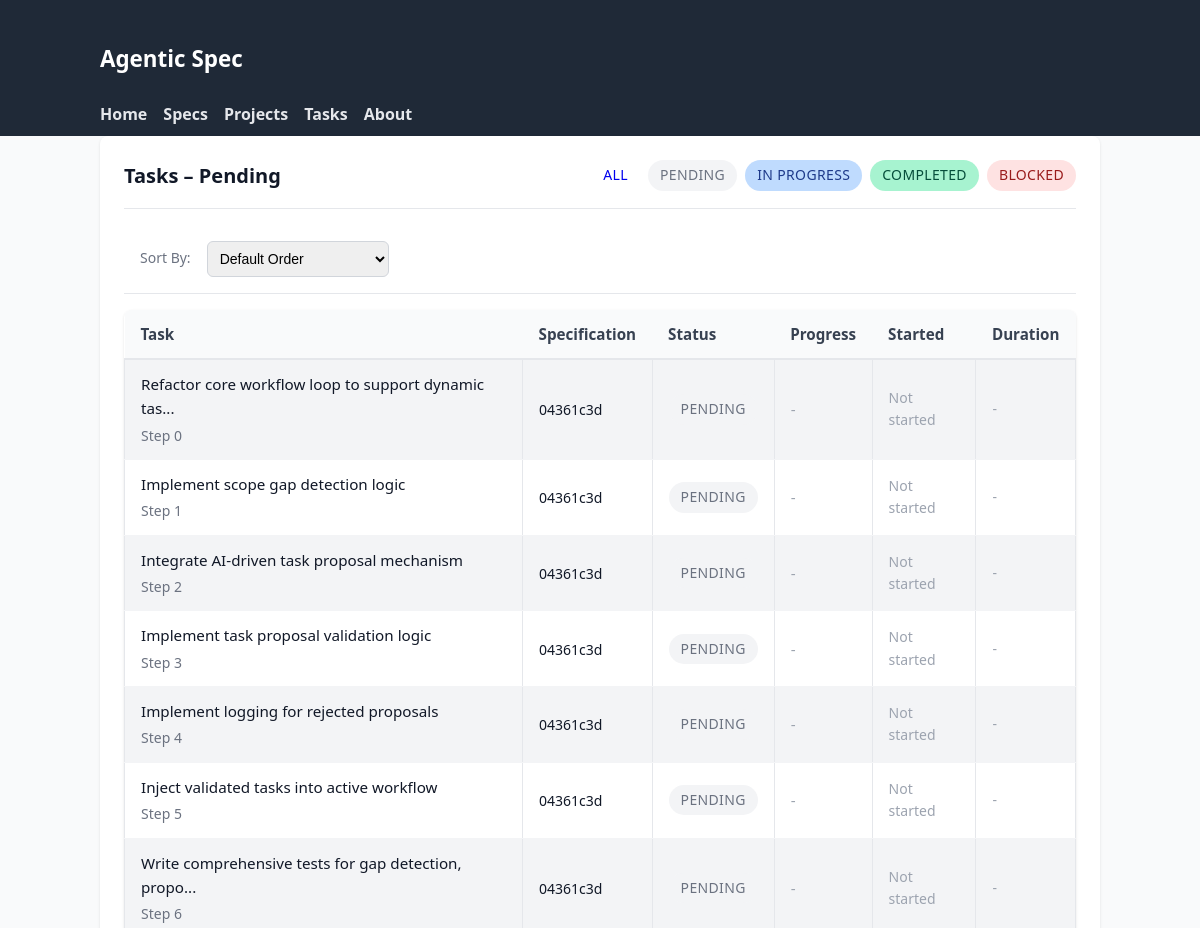
Page /tasks?status=pending (upper part) on the earlier database version.
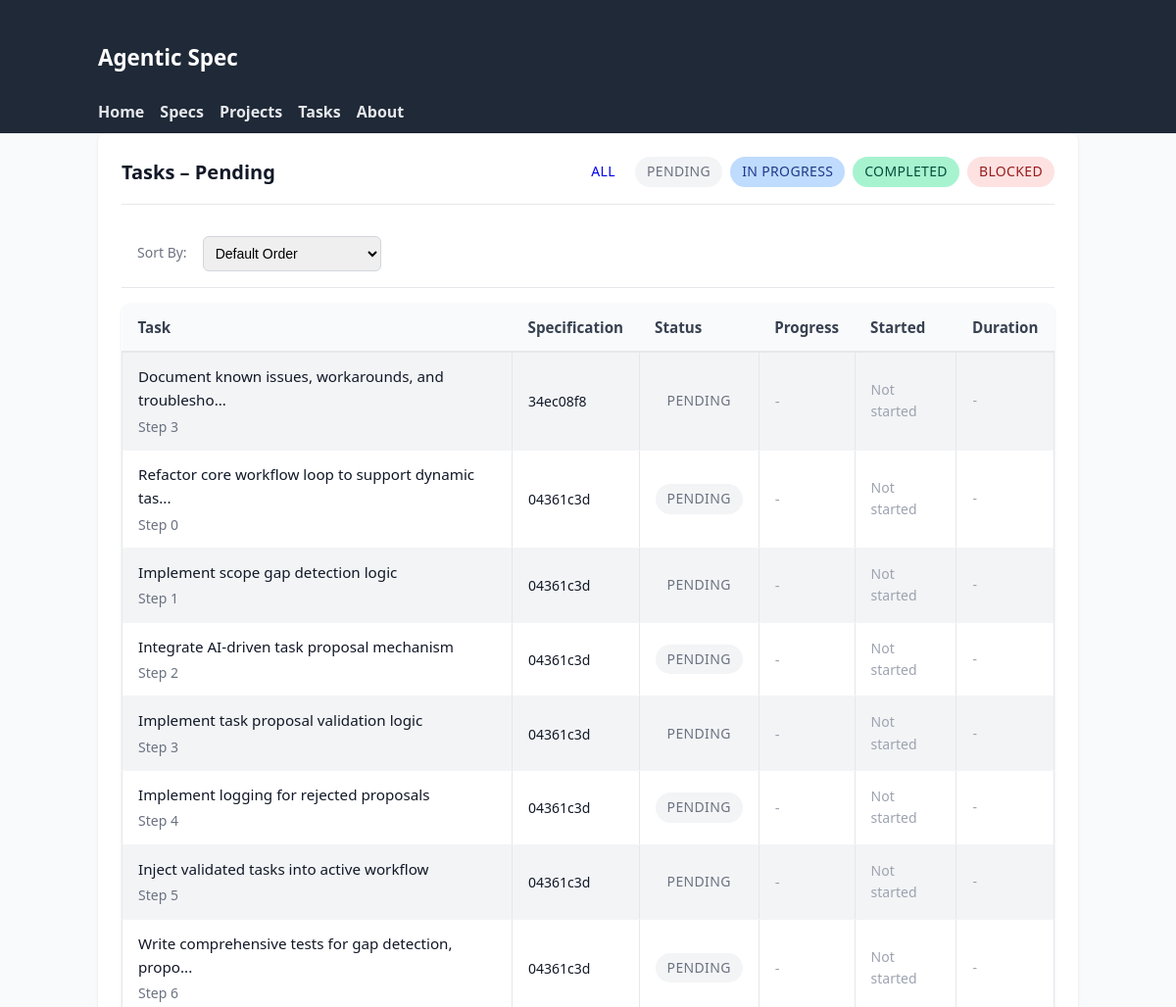
Same page on the later database version.
### tables this page shows
CREATE TABLE tasks (
                id TEXT PRIMARY KEY,
                spec_id TEXT NOT NULL,
                step_index INTEGER NOT NULL,
                task TEXT NOT NULL,
                details TEXT NOT NULL,
                files TEXT NOT NULL,
                acceptance TEXT NOT NULL,
                estimated_effort TEXT NOT NULL,
                sub_spec_id TEXT,
                decomposition_hint TEXT,
                status TEXT DEFAULT 'pending',
                started_at TIMESTAMP,
                completed_at TIMESTAMP,
                time_spent_minutes INTEGER,
                completion_notes TEXT,
                blockers TEXT DEFAULT '[]',
                -- Enhanced tracking fields
                is_completed BOOLEAN DEFAULT FALSE,
                assigned_to TEXT DEFAULT 'unassigned',
                priority INTEGER DEFAULT 5,
                last_accessed TIMESTAMP,
                estimated_completion_date TIMESTAMP,
                actual_effort_minutes INTEGER,
                dependencies TEXT DEFAULT '[]',
                -- Lifecycle timestamps
                blocked_at TIMESTAMP,
                unblocked_at TIMESTAMP,
                approved_at TIMESTAMP,
                rejected_at TIMESTAMP,
                FOREIGN KEY (spec_id) REFERENCES specifications (id) ON DELETE CASCADE
            );

### agentic_spec/web_ui.py (the view)
@app.get("/tasks", response_class=HTMLResponse)
async def list_tasks(
    request: Request,
    status: str | None = None,
    spec_id: str | None = None,
    project: str | None = None,
    start_date: str | None = None,
    end_date: str | None = None,
):
    def _parse_date(date_str: str | None) -> datetime | None:
        if not date_str:
            return None
        try:
            return datetime.fromisoformat(date_str)
        except ValueError:
            return None
    start_dt = _parse_date(start_date)
    end_dt = _parse_date(end_date)
    async with await get_db_manager() as manager:
        candidate_tasks: list[TaskDB] = []
        if spec_id:
            candidate_tasks = await manager.backend.get_tasks_for_spec(spec_id)
        else:
            specs: list[SpecificationDB] = await manager.backend.list_specifications()
            if project:
                specs = [s for s in specs if s.context.get("project") == project]
            for spec in specs:
                spec_tasks = await manager.backend.get_tasks_for_spec(spec.id)
                candidate_tasks.extend(spec_tasks)
        if status:
            candidate_tasks = [t for t in candidate_tasks if t.status.value == status]
        if start_dt:
            candidate_tasks = [
                t for t in candidate_tasks if t.started_at and t.started_at >= start_dt
            ]
        if end_dt:
            candidate_tasks = [
                t for t in candidate_tasks if t.started_at and t.started_at <= end_dt
            ]
        candidate_tasks.sort(key=lambda t: t.started_at or datetime.min, reverse=True)
        ctx = base_context(request, title="Tasks")
        ctx.update(
            {
                "tasks": candidate_tasks,
                "filters": {
                    "status": status,
                    "spec_id": spec_id,
                    "project": project,
                    "start_date": start_date,
                    "end_date": end_date,
                },
            }
        )
        return templates.TemplateResponse("task_list.html", ctx)

### agentic_spec/web_templates/task_list.html (shortened to what this page needs)
{% extends 'base.html' %}
{% block content %}
<div class="card">
  <div class="card-header">
    <h2 class="card-title">Tasks{% if filters.status %} – {{ filters.status|capitalize }}{% endif %}</h2>
    <div style="display: flex; gap: 0.5rem; flex-wrap: wrap;">
      <a href="/tasks" class="status-badge {% if not filters.status %}pending{% endif %}" style="text-decoration: none;">All</a>
      <a href="/tasks?status=pending" class="status-badge pending" style="text-decoration: none;">Pending</a>
      <a href="/tasks?status=in_progress" class="status-badge in_progress" style="text-decoration: none;">In Progress</a>
      <a href="/tasks?status=completed" class="status-badge completed" style="text-decoration: none;">Completed</a>
      <a href="/tasks?status=blocked" class="status-badge blocked" style="text-decoration: none;">Blocked</a>
    </div>
  </div>
  <div style="display: flex; gap: 1rem; padding: 1rem; border-bottom: 1px solid #e5e7eb; align-items: center;">
    <label for="task-sort-by" style="font-size: 0.875rem; color: #6b7280;">Sort By:</label>
    <select id="task-sort-by" style="padding: 0.5rem; border: 1px solid #d1d5db; border-radius: 0.375rem; font-size: 0.875rem;">
      <option value="default">Default Order</option>
    </select>
  </div>
  {% if tasks %}
  <table>
    <thead>
      <tr>
        <th>Task</th>
        <th>Specification</th>
        <th>Status</th>
        <th>Progress</th>
        <th>Started</th>
        <th>Duration</th>
      </tr>
    </thead>
    <tbody>
      {% for t in tasks %}
      <tr>
        <td>
          <a href="/tasks/{{ t.id }}">{{ t.task[:50] }}{% if t.task|length > 50 %}...{% endif %}</a>
          <div class="card-subtitle">Step {{ t.id.split(':')[-1] }}</div>
        </td>
        <td>
          <a href="/specs/{{ t.spec_id }}" style="font-size: 0.875rem;">{{ t.spec_id }}</a>
        </td>
        <td>
          <span class="status-badge {{ t.status.value }}">{{ t.status.value }}</span>
        </td>
        <td>
          {% if t.progress_percentage %}
          <div class="progress-bar" style="width: 100px;">
            <div class="progress-fill" style="width: {{ t.progress_percentage }}%"></div>
          </div>
          <span style="font-size: 0.75rem; color: #6b7280;">{{ t.progress_percentage }}%</span>
          {% else %}
          <span style="color: #9ca3af;">-</span>
          {% endif %}
        </td>
        <td style="font-size: 0.875rem; color: #6b7280;">
          {% if t.started_at %}
          {{ t.started_at.strftime('%Y-%m-%d %H:%M') }}
          {% else %}
          <span style="color: #9ca3af;">Not started</span>
          {% endif %}
        </td>
        <td style="font-size: 0.875rem; color: #6b7280;">
          {% if t.started_at and t.completed_at %}
          {{ (t.completed_at - t.started_at).total_seconds() // 3600 }}h {{ ((t.completed_at - t.started_at).total_seconds() % 3600) // 60 }}m
          {% elif t.started_at %}
          <span style="color: #3b82f6;">In progress</span>
          {% else %}
          <span style="color: #9ca3af;">-</span>
          {% endif %}
        </td>
      </tr>
      {% endfor %}
    </tbody>
  </table>
  {% else %}
  <p style="color: #6b7280; text-align: center; padding: 3rem 0;">
    No tasks found{% if filters.status %} with status "{{ filters.status }}"{% endif %}.
  </p>
  {% endif %}
</div>
{% endblock %}

Differences in the rows shown:
added tasks: task "Document known issues, workarounds, and troublesho", id "3", spec_id "34ec08f8", status.value "PENDING"
